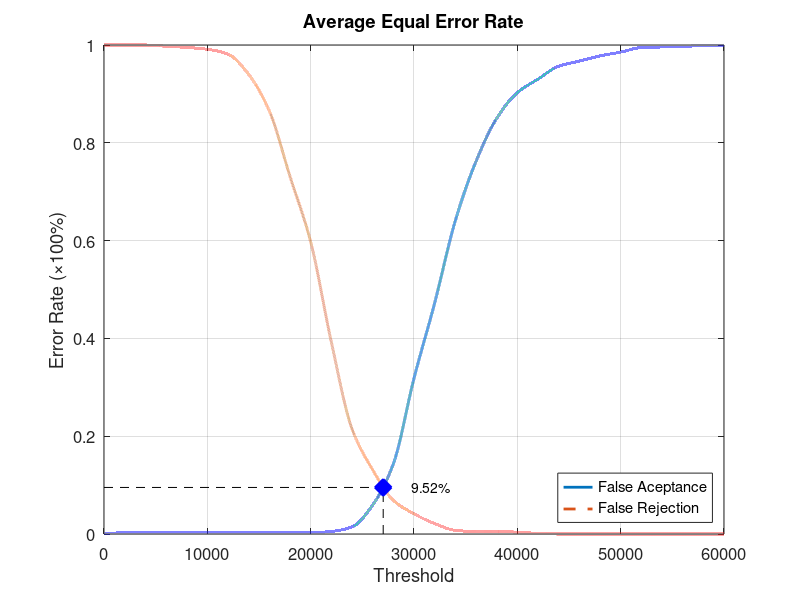
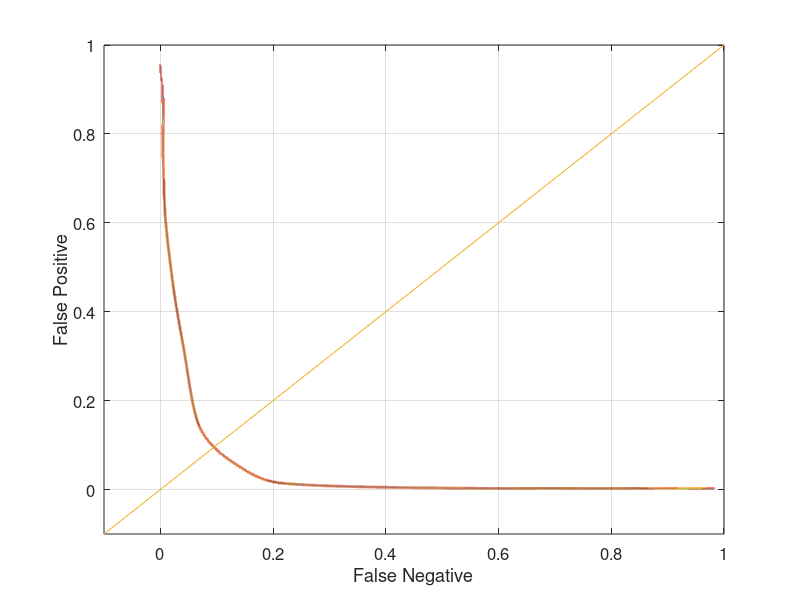

The MATLAB source for these figures, in order:
function yEER = Experiment4Average
close all;
clear;
clc;
x = 0:2000:60000;
xq = 0:0.5:60000;

y0 = [0 0.00263158 0.00263158 0.00263158 0.00263158 0.00263158 0.00263158 0.00263158 0.00263158 0.00263158 0.00263158 0.00526316 0.0144737 0.0592105 0.143421 0.318421 0.472368 0.640789 0.761842 0.85 0.902632 0.930263 0.956579 0.967105 0.977632 0.985526 0.994737 0.996053 0.997368 0.998684 1];
yy0 = interp1(x, y0, xq, 'pchip');
y1 = [1 1 1 0.9975 0.995 0.99125 0.98125 0.94 0.865 0.73125 0.5975 0.3925 0.215 0.13125 0.06875 0.04125 0.02125 0.0075 0.005 0.005 0.00375 0.00125 0 0 0 0 0 0 0 0 0];
yy1 = interp1(x, y1, xq, 'pchip');

% Calculating EER: 
y2 = abs(y0 - y1);
find(y2 == min(y2))
yy2 = abs(yy0 - yy1);
xEER = find(yy2 == min(yy2));
xEERIndex = xq(xEER) % X-axis EER
yEER = yy0(xEER) % Y-axis EER

main = figure
plot(xq, yy0,'-','LineWidth', 2);	hold on
plot(xq, yy1,'--','LineWidth', 2);	hold on
plot([xEERIndex xEERIndex], [0 yEER], 'k--');	hold on
plot([0 xEERIndex], [yEER yEER], 'k--');	hold on
plot(xEERIndex, yEER, 'bx', 'LineWidth', 10);	hold on
text(xEERIndex + 10 * xEERIndex / 100, yEER, [num2str(round((10000 * yEER)) / 100) '%'])
legend('False Aceptance', 'False Rejection', 'Location', 'SouthEast')
xlabel('Threshold')
ylabel('Error Rate (\times100%)')
title('Average Equal Error Rate')
set(gca, 'FontSize', 12)
axis([0 60000 0 1])
grid on

print(main, 'Experiment4AverageMain', '-dpng');
FNRxFPR = figure('Color', [1 1 1]);
plot(yy1, yy0, '-', yy1, yy0, 'LineWidth', 2);
hold on
y = -0.1:0.1:1
plot(y, y); 
set(gca, 'FontSize', 12)
xlabel('False Negative')
ylabel('False Positive')
axis([-0.1 1 -0.1 1])
set(gca, 'FontSize', 12)
grid on

print(FNRxFPR, 'Experiment4AverageFNRxFPR','-dpng');
end
